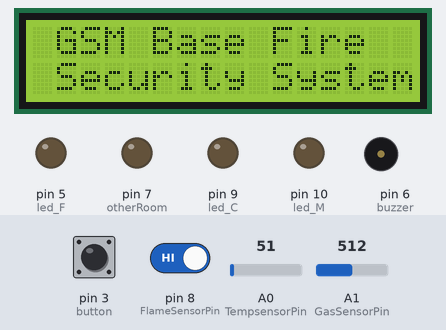
The sketch below on a simulated Arduino Uno, built with avr-gcc and run on an emulated ATmega328P. On the bench: 16×2 character LCD, output pins drawn as LEDs (lit = HIGH), buzzer (waves = sounding, pin HIGH). Inputs (shaded band) come from the test bench; at power-on: pin 3 (button) LOW, pin 8 (FlameSensorPin) HIGH, A0 (TempsensorPin) = 51, A1 (GasSensorPin) = 512. The modem accepts every AT command (registered, SIM ready, sends succeed) and sends nothing else; what the sketch prints to the serial monitor is not drawn.

Above: at 11.3 s.
At 18.4 s:
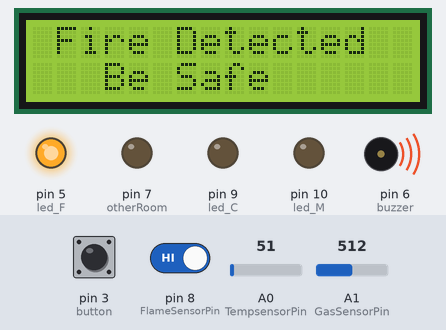
At 24.4 s:
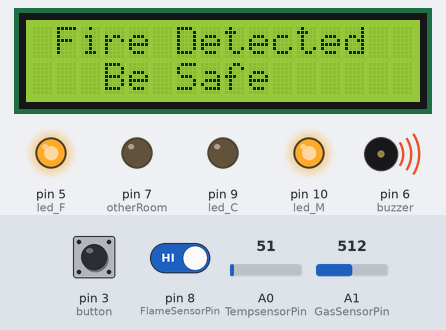
At 26.5 s:
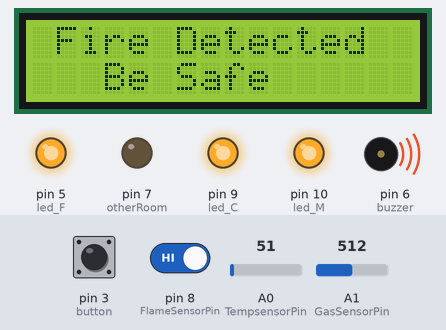
Timing chart, 0 to 28.0 s (numbered marks = the images above):
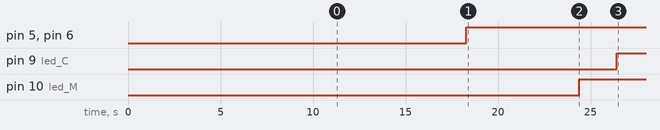

Measured:
- by itself, pin 5 (led_F), pin 6 (buzzer): LOW → HIGH at 18.3 s
- by itself, pin 9 (led_C): LOW → HIGH at 26.4 s
- by itself, pin 10 (led_M): LOW → HIGH at 24.4 s
- what the display in image 0 shows lasts 2.0 s, from 11.2 s to 13.2 s

The sketch:

code_projectII.ino
```cpp
#include <Wire.h>
#include <LiquidCrystal_I2C.h>
#include <EEPROM.h>
#include <SoftwareSerial.h>  //Create software serial object to communicate with SIM800L

SoftwareSerial GSM(11, 12);    //SIM800L Tx is 11 & Rx is 12 connected to Arduino

#include <Wire.h>
#include <LiquidCrystal_I2C.h>
LiquidCrystal_I2C lcd(0x27,16,2); // SCL A5 and SDA A4

char phone_no[] = "84973915035";  //change +84 with Vietnam country code and 973915035 with phone number to sms

#define FlameSensorPin 8  // choose the input pin for Flame sensor
#define GasSensorPin A1    // choose the input pin for Gas sensor
#define TempsensorPin A0   // choose the input pin for Temperature sensor
#define buzzer 6          // choose the pin for the Buzzer
#define led_C 9           // choose the pin for the Green LED Call/Message active indication
#define led_M 10          // choose the pin for the Yellow LED Message active indication
#define led_F 5           // choose the pin for the Red LED Fire detection indication
#define SDA A4            // choose the pin for the SDA I2C
#define SCL A5            // choose the pin for the SCL I2C
#define otherRoom 7      // choose the pin for other room in karaoke business
#define button 3          // choose the pin for button

int read_value;           // variable for reading the sensorpin status
int sms_Status, call_Status; // 1 mean fire, 0 mean no fire
int flag; // 0 mean no fire, 1 mean fire
char input_string[15];  // will hold the incoming character from the GSM field


float val_gas;
float vol_temp; float temp_range;
int val_flam;
int state;
//----------------------------------------- SET UP ----------------------------------------------------

void setup() {
  Serial.begin(9600);              // Begin Serial communication Arduino and Arduino IDE (Serial Monitor)
  GSM.begin(9600);                 // Begin serial communication with Arduino and SIM800L
  lcd.init();                      // initialize the lcd
  lcd.backlight();                 // print a message to the LCS
  lcd.begin(16,2);
  pinMode(GasSensorPin, INPUT);    // GAS sensor
  pinMode(TempsensorPin, INPUT);   // Temperature Sensor
  pinMode(FlameSensorPin, INPUT);  // FLame Sensor
  pinMode(led_F, OUTPUT);          // Declare Red LED as outputv - fire
  pinMode(led_C, OUTPUT);          // declare Green LED as output - call
  pinMode(led_M, OUTPUT);          // declare Yellow LED as output - message
  pinMode(buzzer, OUTPUT);         // Buzzer

  pinMode(otherRoom, OUTPUT);
  pinMode(button, INPUT);
  Serial.println("Initializing...");
  delay(1000);

  initModule("AT", "OK", 1000);                 //Once the handshake test is successful, it will back to OK
  initModule("ATE1", "OK", 1000);               //this command is used for enabling echo
  initModule("AT+CPIN?", "READY", 1000);        //this command is used to check whether SIM card is inserted in GSM Module or not
  initModule("AT+CMGF=1", "OK", 1000);          //Configuring TEXT mode
  initModule("AT+CNMI=2,2,0,0,0", "OK", 1000);  //Decides how newly arrived SMS messages should be handled
  Serial.println("Initialized Successfully");

  sms_Status = EEPROM.read(1);   // read EEPROM data at address 1
  call_Status = EEPROM.read(2);  // read EEPROM data at address 2
  lcd.setCursor(0, 0);  // (col, row): move to new position, the text written to the LCS will be displayed from 0,0
  lcd.print(" GSM Base Fire     ");
  lcd.setCursor(0, 1);
  lcd.print(" Security System ");
  delay(2000);
  lcd.clear();
  Serial.println(sms_Status, DEC);
  Serial.println("AT+CNMI=2,2,0,0,0");  // message indication to TE
  delay(500);
  Serial.println("AT+CMGF=1");  // select message format
  delay(1000);
}

//-------------------------------------------- LOOP ---------------------------------------------------------

void loop() {
  readSMS();
  updateSerial();
  state = digitalRead(button);
  val_gas =  analogRead(GasSensorPin); // gas sensor output pin connected
  vol_temp = analogRead(TempsensorPin); // temperature sensor output pin connected
  val_flam = digitalRead(FlameSensorPin); // flame sensor output pin connected
  Serial.print("Gas sensor state: ");
  Serial.println(val_gas); // see the value in serial monitor in Arduino IDE
  Serial.print("Temperature sensor voltage: ");
  Serial.println(vol_temp); // see the value in serial monitor in Arduino IDE
  Serial.print("Flame sensor state: ");
  Serial.println(val_flam); // see the value in serial monitor in Arduino IDE
  float temp = (vol_temp * 330)/ 1024;
  Serial.print("Temprature value in C degree: ");
  Serial.println(temp);
  Serial.print("button: ");
  Serial.println(state);

  delay(1000);
  if(val_gas >= 300 || temp >= 100 || val_flam == 0)  // fire
  {
    Serial.print("\r");
    delay(1000);
    Serial.println("AT+CMGF=1\r");
    digitalWrite( led_F, HIGH);  // led
    digitalWrite( buzzer, HIGH); // Buzzer
    lcd.clear();
    lcd.setCursor(0,0);
    lcd.print(" Fire Detected     ");
    lcd.setCursor(0,1);
    lcd.print("   Be Safe    ");
    digitalWrite(otherRoom, LOW);
    flag = 1; // signal -> fire

    sms_Status = 1, call_Status = 1;
    if (sms_Status == 1)
    {
      sendSMS(phone_no, "Fire is Detected Alert.....!!!");
      digitalWrite(led_M, sms_Status); // LED On SMS Active, LED Off SMS Deactivate
    }
    delay(1000);
    if (call_Status == 1)
    {
      callUp(phone_no);
      digitalWrite(led_C, call_Status); // LED On Call Active, LED Off Call Deactivate
    }

    delay(1000);
    Serial.println("AT+CMGS=\"+84973915035\"\r");
    delay(1000);
    //The text of the message to be sent.
    Serial.println("Fire Alert");
    delay(1000);
    Serial.write(0x1A);
  }
  else  // no fire
  {
    digitalWrite( led_F, LOW);  // led
    digitalWrite( buzzer, LOW); // Buzzer
    lcd.setCursor(0,0);
    lcd.print("  FIRE NOT    ");
    lcd.setCursor(0,1);
    lcd.print("  DETECTED    ");
    digitalWrite(otherRoom, HIGH);
    flag = 0; // signal -> no fire
    sms_Status = 0, call_Status = 0;
    digitalWrite(led_M, sms_Status);
    digitalWrite(led_C, call_Status);
  }
}


//--------------------------------------SEND SMS--------------------------------------------------

void sendSMS(char *number, char *msg) {
  GSM.print("AT+CMGS=\"");
  GSM.print(number);
  GSM.println("\"\r\n");
  //AT+CMGS=”Mobile Number” <ENTER> - Assigning recipient’s mobile number
  delay(500);
  GSM.println(msg);  // Message contents
  delay(500);
  GSM.write(byte(26));  //Ctrl+Z  send message command (26 in decimal).
  delay(5000);
}

//--------------------------------------CALL UP-------------------------------------------------

void callUp(char *number) {
  GSM.print("ATD +");
  GSM.print(number);  // call to the specific number
  GSM.println(";");   // ends with semi-colon
  delay(1000);
}

void readSMS() {
  while (GSM.available() > 0) {
    //------------ PIN HERE --------------//
    if (GSM.find("/786"))  //'/786' where 786 is 3 digit PIN.
    //--------- PIN HERE ---------//
    {
      delay(1000);
      while (GSM.available()) {
        char input_char = GSM.read();
        if (input_char == '/') {
          return;
        }
      }
    }
  }
}

//------------------------------------initModule-------------------------------------------

void initModule(String cmd, char *res, int t) {
  while(1)
  {
  Serial.println(cmd);
  GSM.println(cmd);
  delay(1000);
  // Serial.println(GSM.available());
  while (GSM.available()) {
    Serial.write(GSM.read());
    if(GSM.find(res))
    {
      Serial.println(res);
      delay(t);
      return;
    } else {
      Serial.println("Error");
      // Serial.println(GSM.read());
    }
  }
  // while (Serial.available()) {
  //   GSM.write(Serial.read());  //Forward what Serial received to Software Serial Port
  // }
  delay(t);
  }
}

//----------------------------------------updateSerial------------------------------------------------

void updateSerial() {
  delay(500);
  while (Serial.available())
  {
    GSM.write(Serial.read());//Forward what Serial received to Software Serial Port
  }
  while(GSM.available())
  {
    Serial.write(GSM.read());//Forward what Software Serial received to Serial Port
  }
}
```
